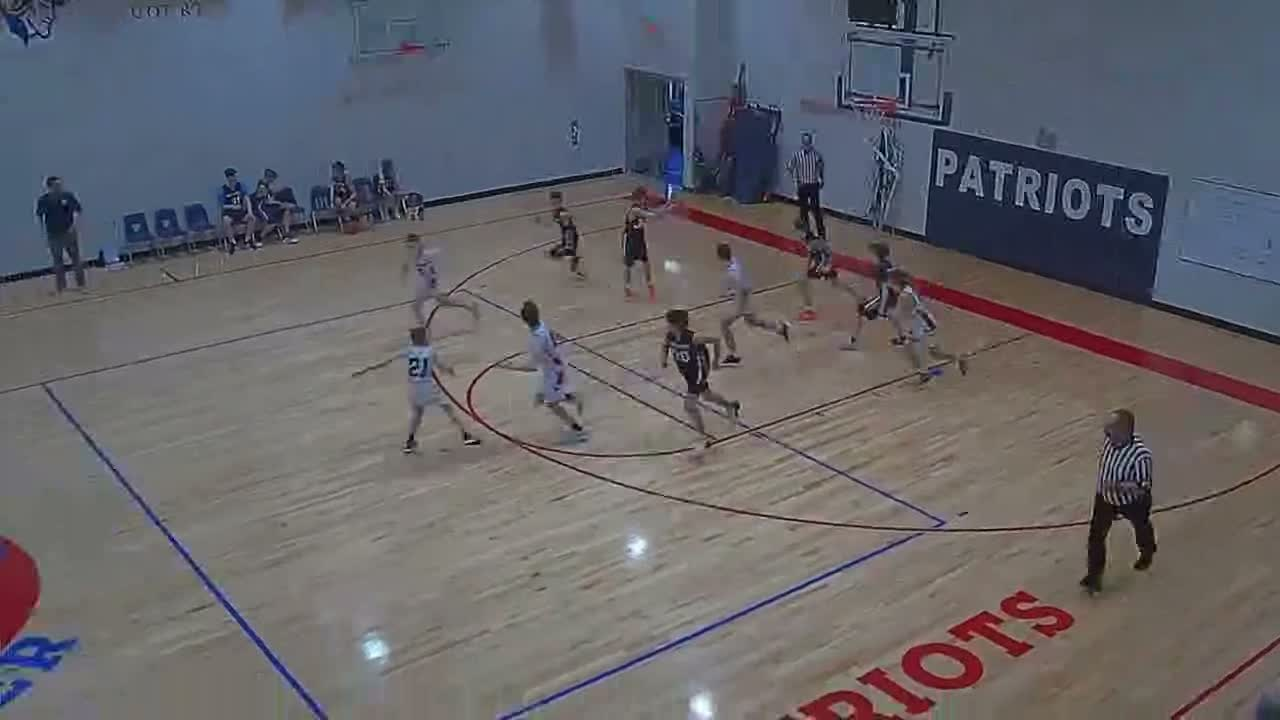
#> input picture sample_frames/frame_001.jpg, 1280 x 720 px; its folder holds only this picture in this run
$ python explore_colour.py
#> lines starting #> are read from the running program, lines starting #| are printed output that depends on the picture; after the words box and inside, x2 and y2 are one past the last pixel; in counts of white or black regions, pixels touching at a corner belong together
#!/usr/bin/env python3
"""
Explore colour thresholds on sample frames to see what the ball looks like.
We'll sample a few regions and print HSV stats.
"""

import cv2
import numpy as np
import os

FRAME_DIR = "sample_frames"

def explore_frame(fname):
#> called with fname = 'frame_001.jpg'
    path = os.path.join(FRAME_DIR, fname)
    img = cv2.imread(path)
#> img is the input picture: shape (720, 1280, 3); mean B, G, R 105.1, 100.3, 101.7
    if img is None:
        return
    hsv = cv2.cvtColor(img, cv2.COLOR_BGR2HSV)
#> hsv: shape (720, 1280, 3); mean H, S, V 64.2, 52.7, 114.3
    h, s, v = cv2.split(hsv)
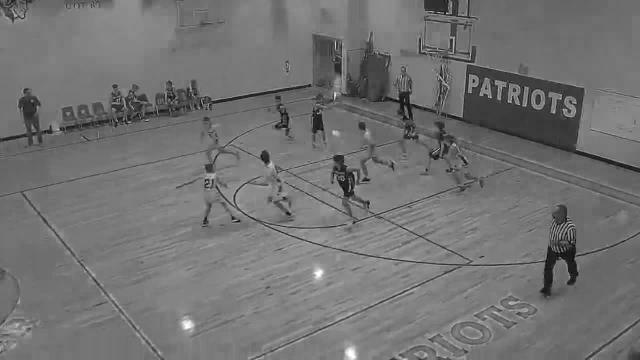
#> v: shape (720, 1280) (shown at 1/2 size); min 3, max 255, mean 114.3
    print(f"\n{fname}:")
    print(f"  H: min={h.min()}, max={h.max()}, mean={h.mean():.1f}")
#|   H: min=0, max=179, mean=64.2
    print(f"  S: min={s.min()}, max={s.max()}, mean={s.mean():.1f}")
#|   S: min=0, max=255, mean=52.7
    print(f"  V: min={v.min()}, max={v.max()}, mean={v.mean():.1f}")
#|   V: min=3, max=255, mean=114.3
    # Show some percentiles
    for p in [10, 25, 50, 75, 90]:
        hp = np.percentile(h, p)
        sp = np.percentile(s, p)
        vp = np.percentile(v, p)
        print(f"  {p}th: H={hp:.1f}, S={sp:.1f}, V={vp:.1f}")
#> this loop made 5 passes
#> (hp, sp, vp) on passes 1 to 5: (11, 12, 86), (15, 21, 108), (30, 45, 118), (109, 77, 127), (125, 94, 135)
#> (printed output is left out)
    # Count pixels in various ranges
    # Orange-ish: H 0-20, S > 50, V > 50
    mask1 = cv2.inRange(hsv, np.array([0,50,50]), np.array([20,255,255]))
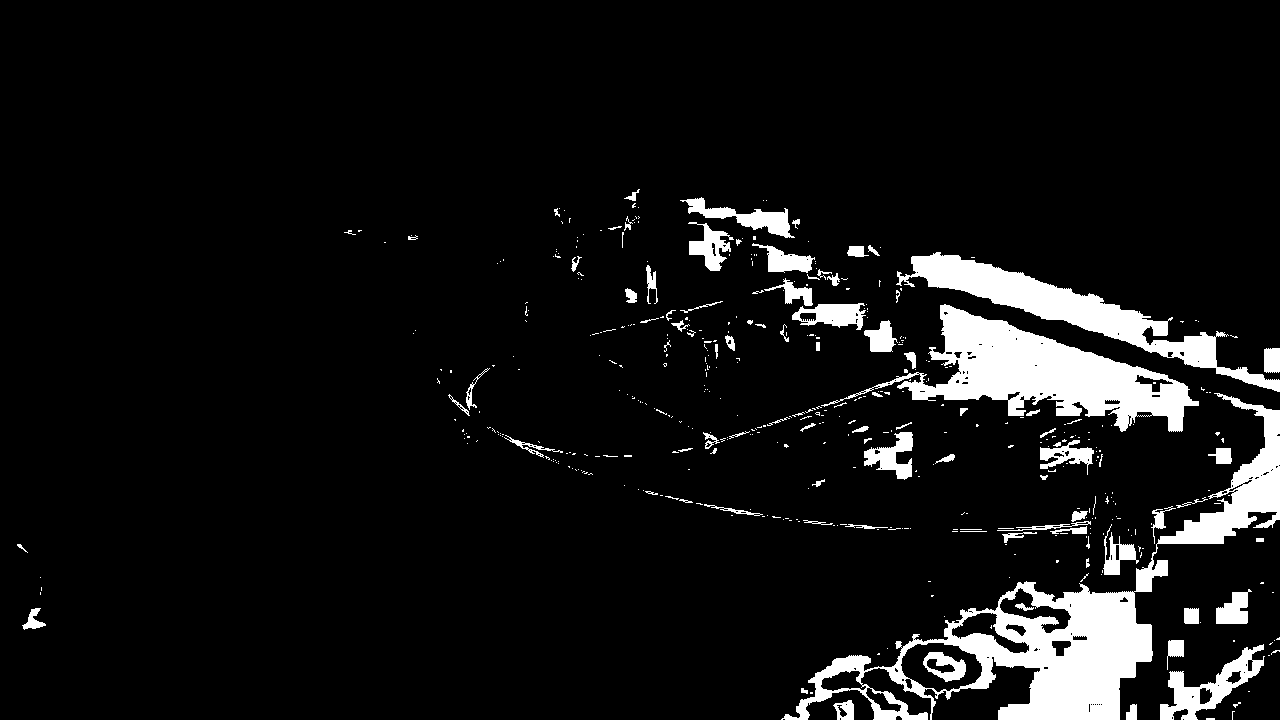
#> mask1: shape (720, 1280); 7.9% white; 463 white regions (367 under 20 px), largest, box (x1, y1, x2, y2) and area: (781, 393, 1280, 720) 25854, (821, 304, 1199, 432) 16451, (896, 252, 1280, 392) 10418
    cnt1 = cv2.countNonZero(mask1)
#> cnt1 = 72685
    # Brown-ish: H 0-20, S 30-100, V 30-100
    mask2 = cv2.inRange(hsv, np.array([0,30,30]), np.array([20,100,100]))
#> mask2: shape (720, 1280); 2.8% white; 559 white regions (446 under 20 px), largest, box (x1, y1, x2, y2) and area: (894, 240, 1169, 325) 6928, (1170, 317, 1280, 380) 2002, (665, 300, 738, 406) 1126
    cnt2 = cv2.countNonZero(mask2)
#> cnt2 = 25481
    # Dark: V < 80
    mask3 = cv2.inRange(hsv, np.array([0,0,0]), np.array([180,255,80]))
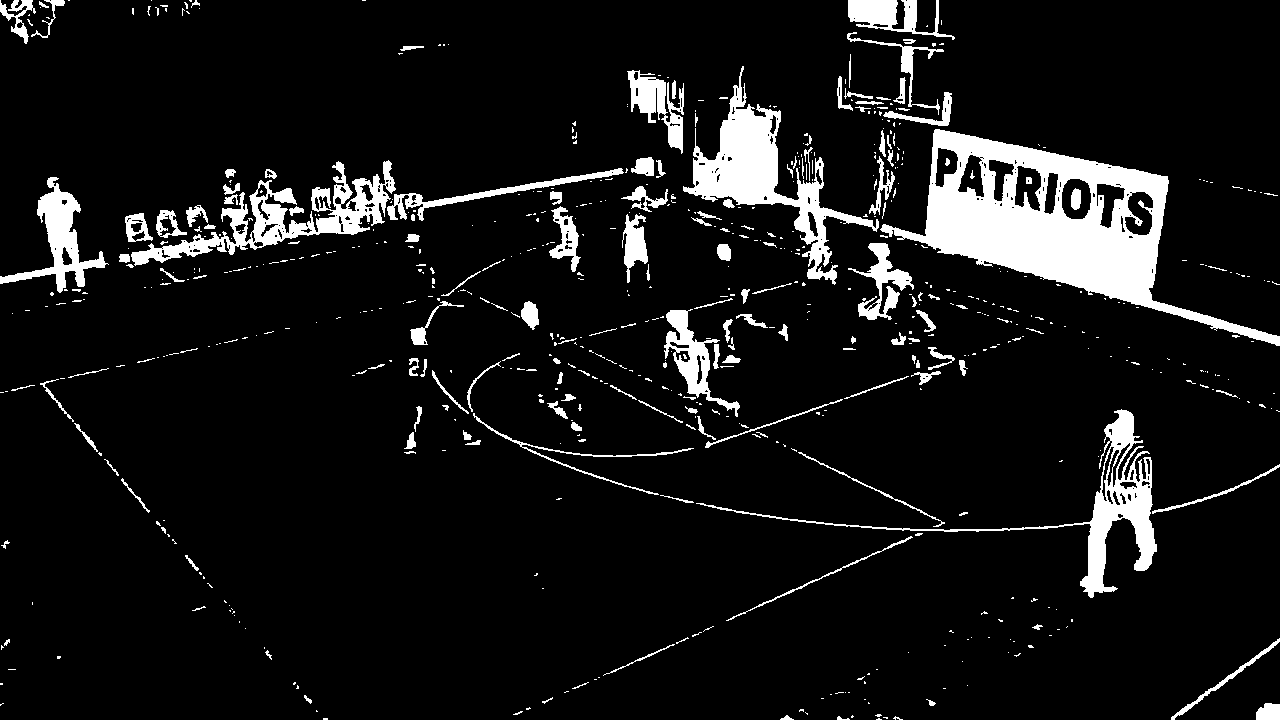
#> mask3: shape (720, 1280); 8.8% white; 667 white regions (504 under 20 px), largest, box (x1, y1, x2, y2) and area: (880, 129, 1280, 346) 25382, (683, 66, 879, 285) 9314, (131, 160, 396, 266) 6802
    cnt3 = cv2.countNonZero(mask3)
#> cnt3 = 81046
    # Very dark: V < 50
    mask4 = cv2.inRange(hsv, np.array([0,0,0]), np.array([180,255,50]))
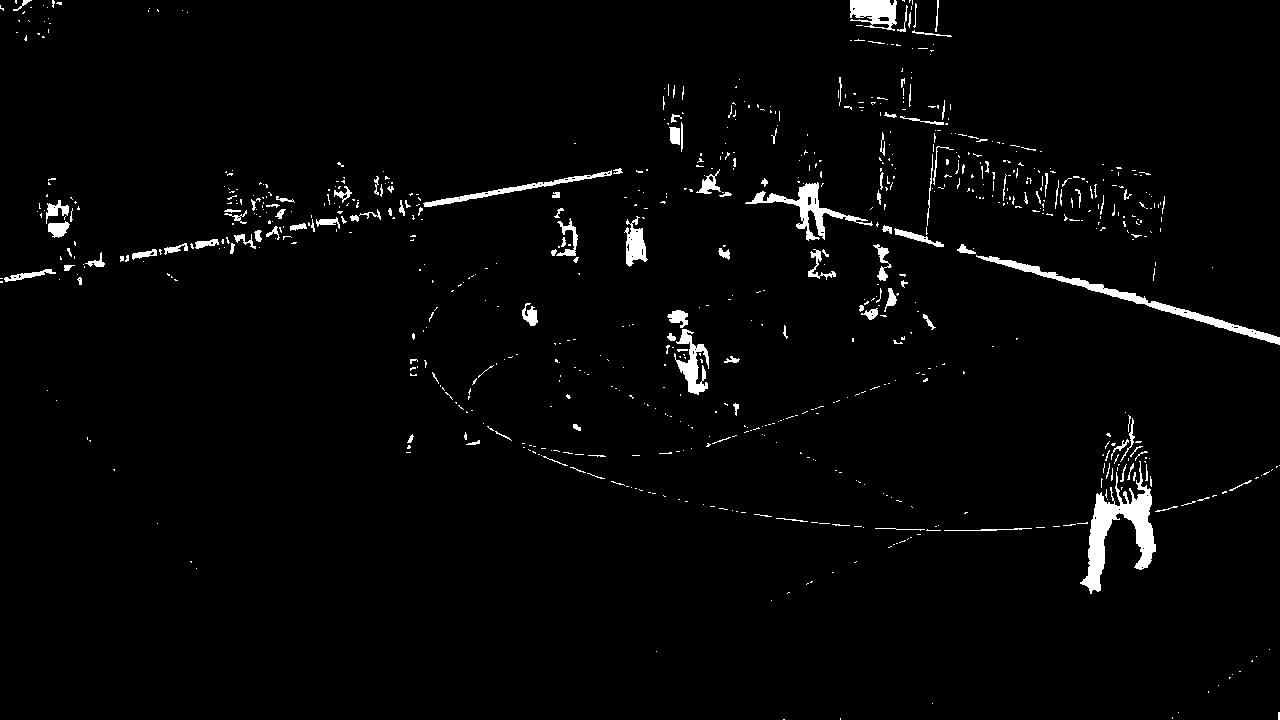
#> mask4: shape (720, 1280); 2.3% white; 791 white regions (652 under 20 px), largest, box (x1, y1, x2, y2) and area: (1080, 461, 1156, 594) 3282, (976, 255, 1280, 345) 2079, (745, 182, 873, 241) 1480
    cnt4 = cv2.countNonZero(mask4)
#> cnt4 = 21509
    print(f"  Orange-ish (H0-20,S>50,V>50): {cnt1}")
#|   Orange-ish (H0-20,S>50,V>50): 72685
    print(f"  Brown-ish (H0-20,S30-100,V30-100): {cnt2}")
#|   Brown-ish (H0-20,S30-100,V30-100): 25481
    print(f"  Dark (V<80): {cnt3}")
#|   Dark (V<80): 81046
    print(f"  Very dark (V<50): {cnt4}")
#|   Very dark (V<50): 21509

def main():
    files = sorted([f for f in os.listdir(FRAME_DIR) if f.endswith('.jpg')])[:5]
    for f in files:
        explore_frame(f)

if __name__ == "__main__":
    main()

$ run again, on sample_frames/frame_002_orange.jpg
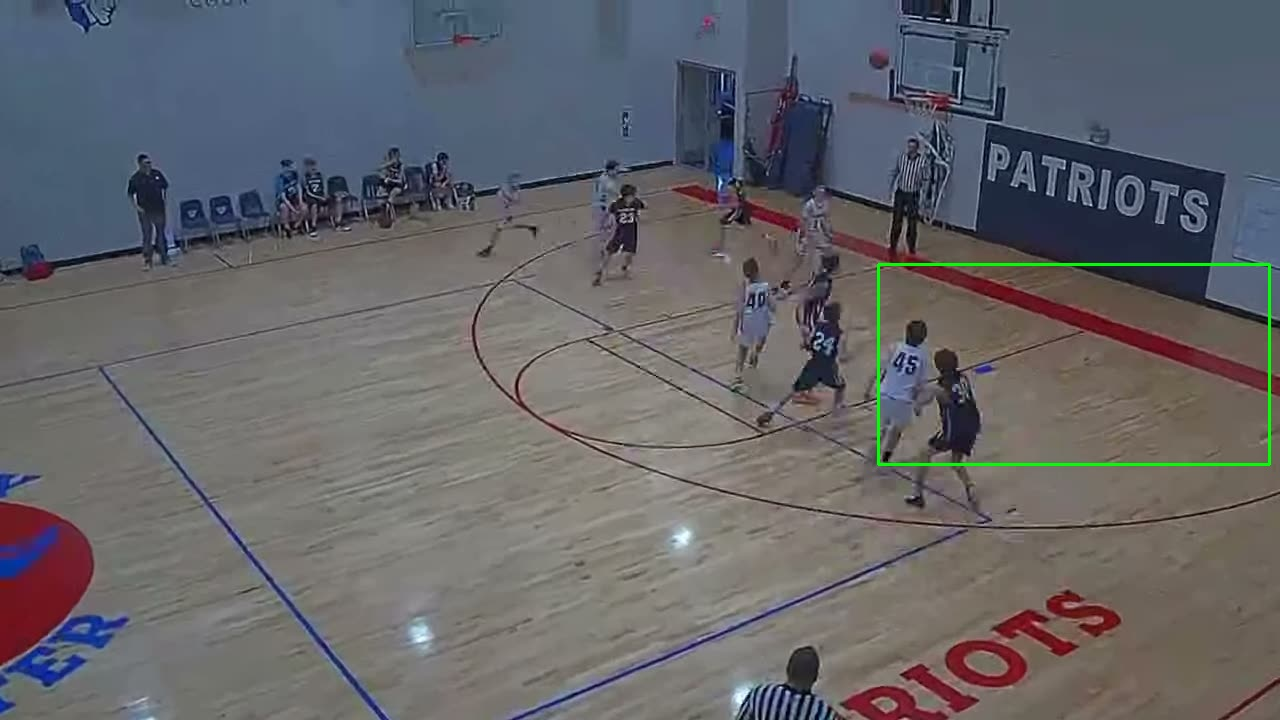
#> input picture sample_frames/frame_002_orange.jpg, 1280 x 720 px
#> in explore_frame, img is the input picture: shape (720, 1280, 3); mean B, G, R 104.7, 100.7, 100.8
#> hsv: shape (720, 1280, 3); mean H, S, V 65.8, 54.6, 114.6
#|   H: min=0, max=179, mean=65.8
#|   S: min=0, max=255, mean=54.6
#|   V: min=0, max=255, mean=114.6
#> the loop in explore_frame, `for p in [10, 25, 50, 75, 90]:` made 5 passes
#> (hp, sp, vp) on passes 1 to 5: (12, 11, 88), (16, 19, 109), (35, 43, 118), (109, 80, 127), (125, 98, 135)
#> (printed output is left out)
#> in explore_frame, `mask1 = cv2.inRange(hsv, np.array([0,50,50]), np.array([20,255,255]))`:
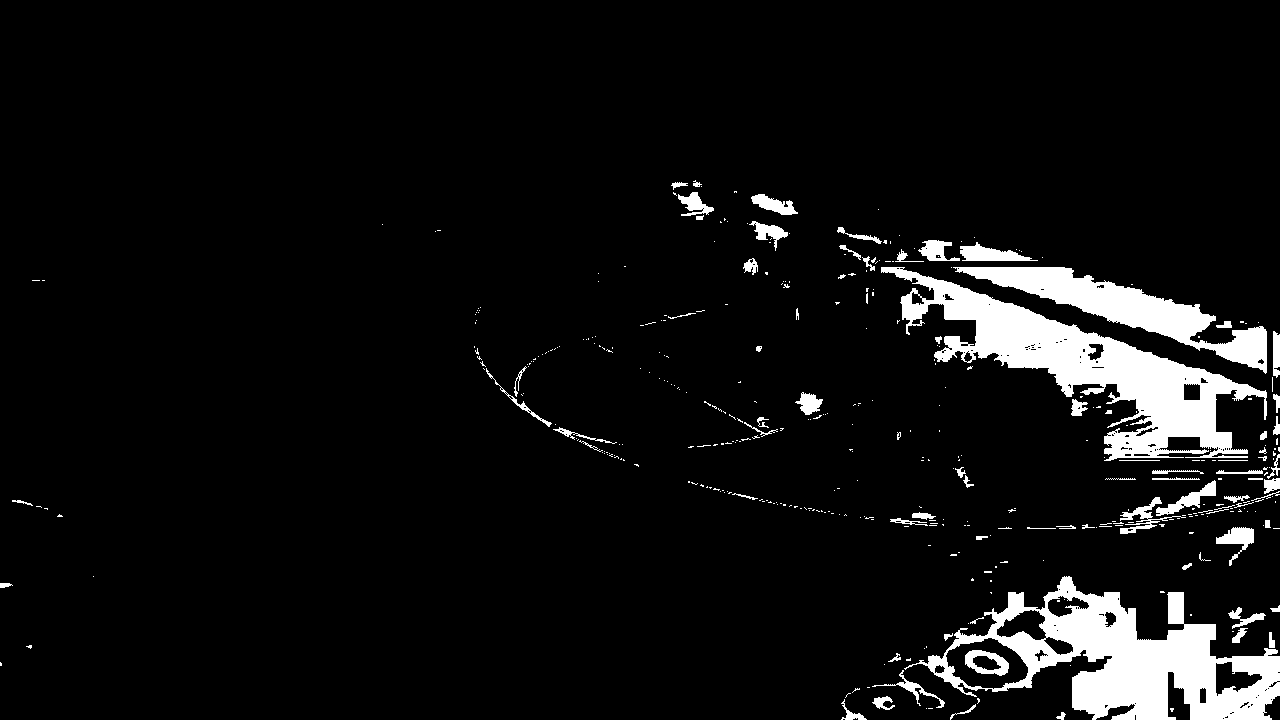
#> mask1: shape (720, 1280); 6.8% white; 413 white regions (330 under 20 px), largest, box (x1, y1, x2, y2) and area: (904, 576, 1280, 720) 21175, (881, 267, 1267, 461) 20589, (953, 267, 1267, 374) 8943
#> cnt1 = 62722
#> mask2: shape (720, 1280); 2.1% white; 554 white regions (433 under 20 px), largest, box (x1, y1, x2, y2) and area: (984, 267, 1267, 343) 6261, (914, 223, 1046, 261) 2148, (749, 191, 800, 213) 398
#> cnt2 = 19017
#> mask3: shape (720, 1280); 8.5% white; 703 white regions (529 under 20 px), largest, box (x1, y1, x2, y2) and area: (823, 123, 1225, 263) 23590, (720, 56, 832, 226) 7017, (187, 172, 367, 250) 3839
#> cnt3 = 78591
#> in explore_frame, `mask4 = cv2.inRange(hsv, np.array([0,0,0]), np.array([180,255,50]))`:
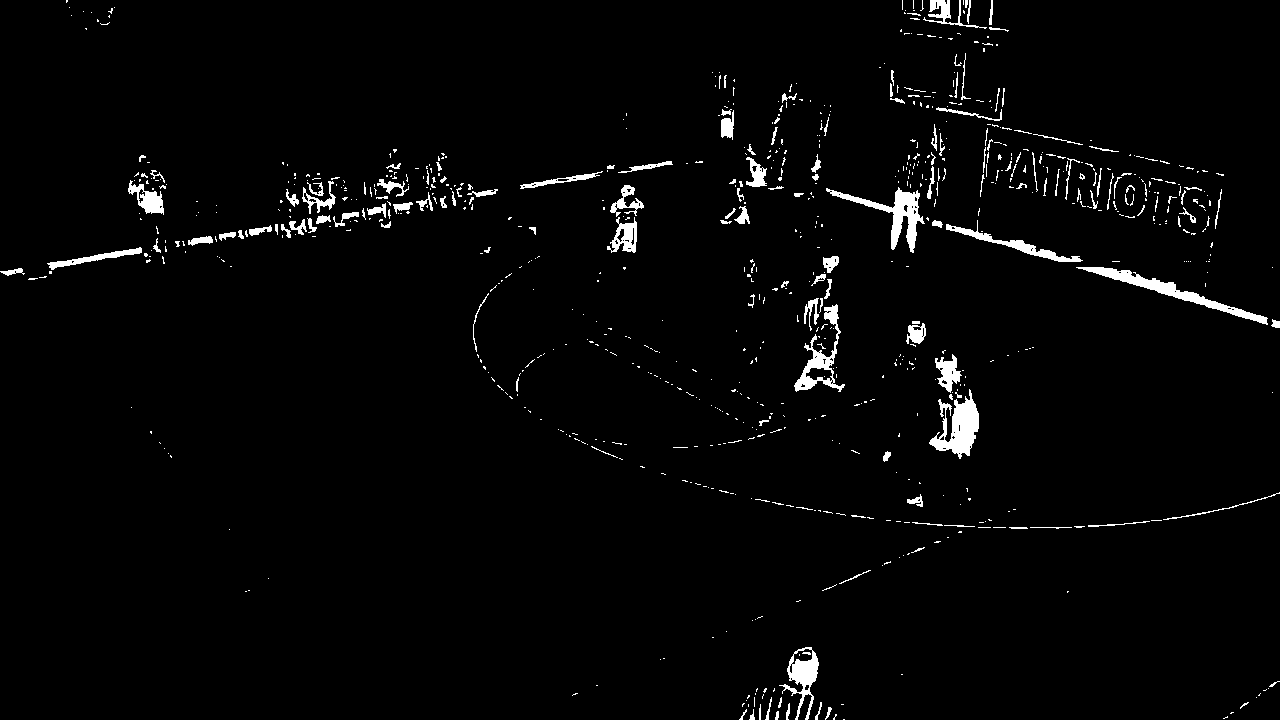
#> mask4: shape (720, 1280); 2.5% white; 808 white regions (651 under 20 px), largest, box (x1, y1, x2, y2) and area: (929, 389, 979, 459) 1668, (1076, 267, 1268, 325) 1659, (826, 187, 925, 253) 1530
#> cnt4 = 22928
#|   Orange-ish (H0-20,S>50,V>50): 62722
#|   Brown-ish (H0-20,S30-100,V30-100): 19017
#|   Dark (V<80): 78591
#|   Very dark (V<50): 22928
